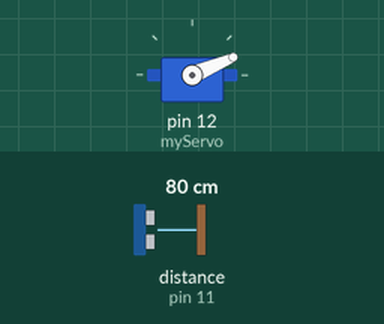
A sketch run on a simulated Arduino Uno, built with avr-gcc and run on an emulated ATmega328P. Parts: servo. Wiring (inferred from the names in the program): ultrasonic range finder: trigger pin 10; echo pin 11. The test bench sets the inputs (shaded band); at power-on: distance to the obstacle (sensor on pin 11) 80 cm. The echo pulse lasts 58.3 µs per cm; what the sketch prints to the serial monitor is not drawn.

Above: at 1.28 s.
1.3 s: distance to the obstacle (sensor on pin 11) set to 2 cm
At 2.15 s:
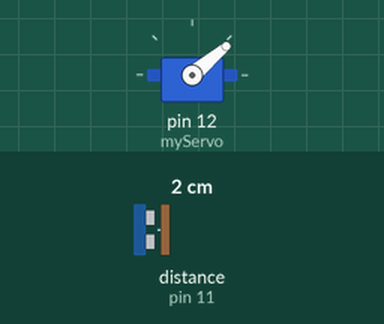
4.3 s: distance to the obstacle (sensor on pin 11) set to 9 cm
At 4.49 s:
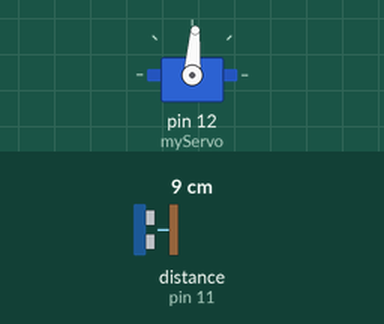
Timing chart, 0 to 16.3 s (numbered marks = the images above; inputs shaded):
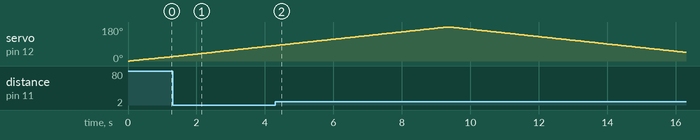

The sketch:

Proyecto_Final_Sensores.ino
```cpp
// Includes the Servo library
#include <Servo.h>.
// Defines Tirg and Echo pins of the Ultrasonic Sensor
const int trigPin = 10;
const int echoPin = 11;

int v[180]={0},v1[180]={0},j,ban=0,a[180]={0},a1[180]={0};
// Variables for the duration and the distance
long duration;
int distance;

Servo myServo; // Creates a servo object for controlling the servo motor
void setup()
{
  pinMode(trigPin, OUTPUT); // Sets the trigPin as an Output
  pinMode(echoPin, INPUT); // Sets the echoPin as an Input
  Serial.begin(9600);
  myServo.attach(12); // Defines on which pin is the servo motor attached
}

void loop() {
  // rotates the servo motor from 15 to 165 degrees
  /*for(j=0;j<=180;j++)
  {
  v[j]=0;
  v1[j]=0;
  a[j]=0;
  a1[j]=0;
  }*/
  for(int i=0;i<=180;i++){
  myServo.write(i);
  delay(50);
  distance = calculateDistance();// Calls a function for calculating the distance measured by the Ultrasonic sensor for each degree

  if(ban<3)
  {
      v[i]=distance;
     a[i]=i;
     if(v[i]==v1[i]&&a[i]==a1[i])
     {
      ban=ban+1;
     }
   Serial.print(i); // Sends the current degree into the Serial Port
  Serial.print(","); // Sends addition character right next to the previous value needed later in the Processing IDE for indexing
 Serial.print(distance); // Sends the distance value into the Serial Port
  Serial.print("."); // Sends addition character right next to the previous value needed later in the Processing IDE for indexing
  }else
  {
    distance=100;
    Serial.print(i); // Sends the current degree into the Serial Port
  Serial.print(","); // Sends addition character right next to the previous value needed later in the Processing IDE for indexing
    Serial.print(distance);
  Serial.print(".");
  ban=0 ;
  }
  }

  // Repeats the previous lines from 165 to 15 degrees
  for(int i=180;i>0;i--){
  myServo.write(i);
  delay(50);
  distance = calculateDistance();

  if(ban<=9)
  {
     v1[i]=distance;
      a1[i]=i;
     if(v[i]==v1[i]&&a[i]==a1[i])
     {
      ban=ban+1;
     }
     Serial.print(i);
  Serial.print(",");
  Serial.print(distance);
  Serial.print(".");
  }else
  {
    distance=100;
  Serial.print(i);
  Serial.print(",");
  Serial.print(distance);
  Serial.print(".");
  }
  }

}
// Function for calculating the distance measured by the Ultrasonic sensor
int calculateDistance()
{
  digitalWrite(trigPin, LOW);
  delayMicroseconds(2);
  // Sets the trigPin on HIGH state for 10 micro seconds
  digitalWrite(trigPin, HIGH);
  delayMicroseconds(10);
  digitalWrite(trigPin, LOW);
  duration = pulseIn(echoPin, HIGH); // Reads the echoPin, returns the sound wave travel time in microseconds

  distance= duration*0.034/2;

  return distance;
}
```

Measured:
- by itself, servo on pin 12 (myServo): rises from 82° to 180° in 5.0 s, then falls to 46° in 6.9 s
